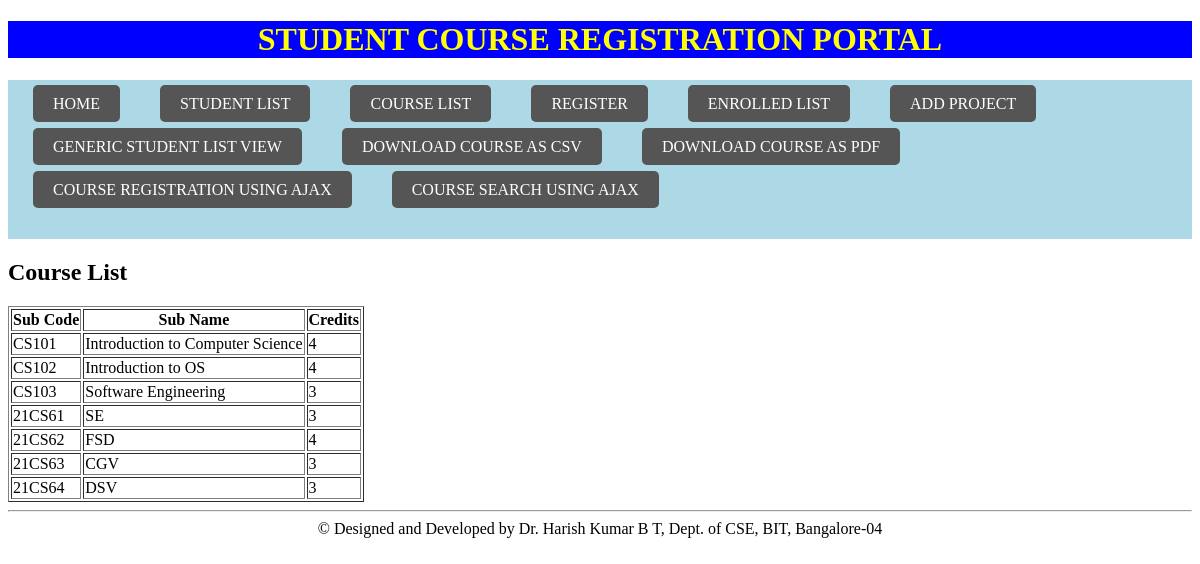
Screenshot of /courselist/ with the database file from the repository.
### fsdapp21/models.py (models this page shows, shortened)
class Course(models.Model):
    courseCode = models.CharField(max_length=10)
    courseName = models.CharField(max_length=50)
    courseCredits = models.IntegerField()

### fsdapp21/views.py (the view)
# urls.py: path('courselist/', courselist, name='course_list'),
def courselist(request):
    c = Course.objects.all()
    return render(request, 'courselist.html', {'course_list': c})

### fsdapp21/templates/courselist.html (shortened to what this page needs)
{% extends 'basicTemplate.html' %}
{% block content %}
    <h1>Course List</h1>
    <table border="1">
        <tr>
            <th>Sub Code</th>
            <th>Sub Name</th>
            <th>Credits</th>
        </tr>
        {% for c in course_list %}
            <tr>
                <td>{{ c.courseCode }}</td>
                <td>{{ c.courseName }}</td>
                <td>{{ c.courseCredits }}</td>
            </tr>
        {% endfor %}
    </table>
{% endblock %}

### rows the page displays
Course: courseCode "CS101", courseName "Introduction to Computer Science", courseCredits "4"
Course: courseCode "CS102", courseName "Introduction to OS", courseCredits "4"
Course: courseCode "CS103", courseName "Software Engineering", courseCredits "3"
Course: courseCode "21CS61", courseName "SE", courseCredits "3"
Course: courseCode "21CS62", courseName "FSD", courseCredits "4"
Course: courseCode "21CS63", courseName "CGV", courseCredits "3"
Course: courseCode "21CS64", courseName "DSV", courseCredits "3"
